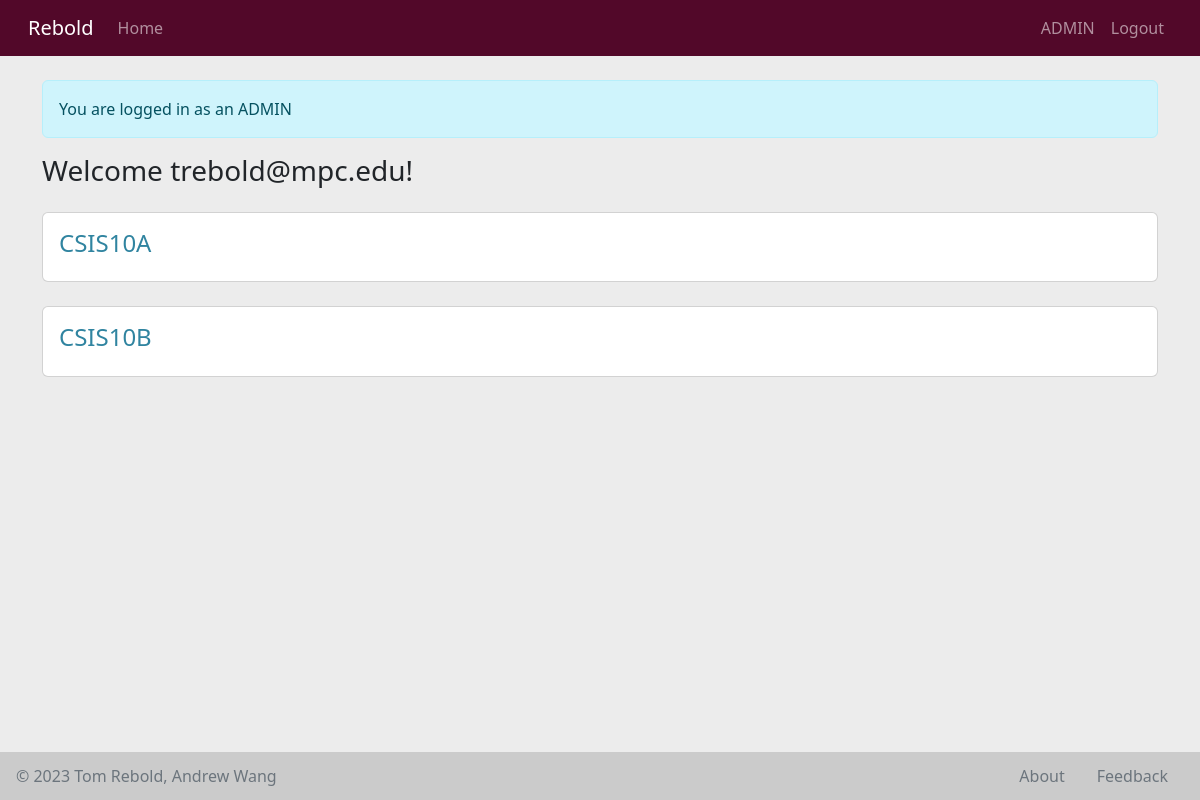
Screenshot of / (signed in) with the database file from the repository.
### mysite/models.py (models this page shows, shortened)
class User(UserMixin, db.Model):
    id = db.Column(db.Integer, primary_key=True)
    email = db.Column(db.String(100), unique=True, nullable=False)
    password = db.Column(db.String(100), nullable=False)
    is_admin = db.Column(db.Boolean, default=False, nullable=False)
    courses = db.relationship('Course', secondary=user_course, backref='users')
    question_attempts = db.relationship('QuestionAttempt', backref='user')

class Course(db.Model):
    id = db.Column(db.Integer, primary_key=True)
    name = db.Column(db.String(50), unique=True, nullable=False)
    is_published = db.Column(db.Boolean, default=False, nullable=False)
    assessments = db.relationship('Assessment', backref='course')

### mysite/routes/views.py (the view)
@views.route('/')
def index():
    if current_user.is_authenticated and current_user.is_admin:
        flash('You are logged in as an ADMIN', 'info')
    return render_template('views/index.html')

### mysite/routes/auth.py (called while the page is built)
@login_manager.user_loader
def load_user(user_id):
    return User.query.get(int(user_id))

### mysite/templates/views/index.html (shortened to what this page needs)
{% extends "base/base.html" %}
{% block content %}
    {% if current_user.is_authenticated %}
        <h3>Welcome {{ current_user.email }}!</h3>
        {% if current_user.courses %}
            {% for course in current_user.courses %}
                <div class="card my-4">
                    <div class="card-body">
                        <h4 class="card-title">
                            <a class="link-info decoration-none"
                               href="{{ url_for('views.course', course_name=course.name) }}">
                                {{ course.name }}
                            </a>
                        </h4>
                    </div>
                </div>
            {% endfor %}
        {% else %}
            You are not enrolled in any courses
        {% endif %}
    {% else %}
        <h3>Welcome {{ current_user.email }}!</h3>
        User not logged in.
        <a class="link-info decoration-none" href="{{ url_for("auth.login") }}">Login</a>
    {% endif %}
{% endblock %}

### mysite/static/css/main.css (style rules this page uses)
body { background-color: #ececec; }
.decoration-none { text-decoration: none; }
.link-info { color: #3084a0 !important }

### rows the page displays
User: email "trebold@mpc.edu"
Course: name "CSIS10A"
Course: name "CSIS10B"

### other values shown
{{ message }} "You are logged in as an ADMIN"
